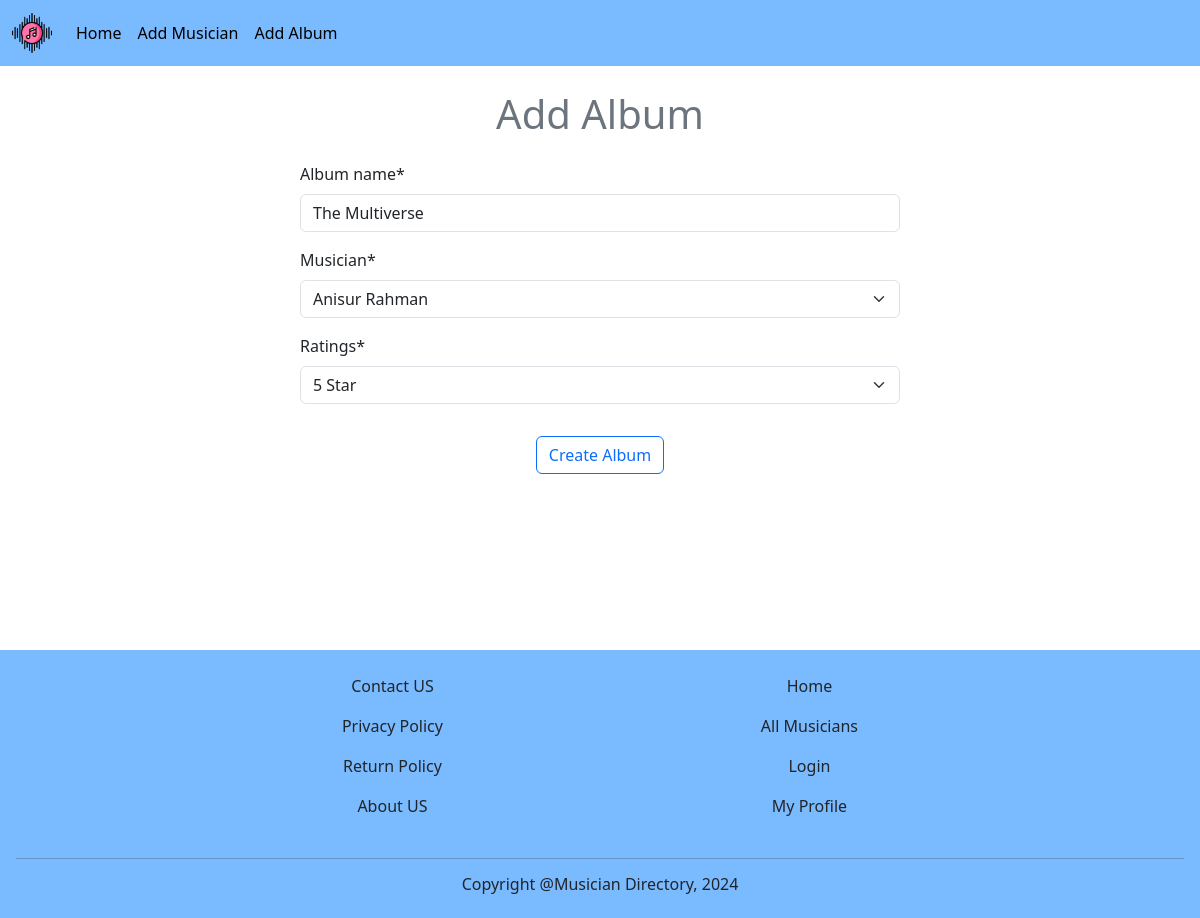
The app's page /album/edit/5 with its own data.
### album/models.py (models this page shows, shortened)
class AlbumModel(models.Model):
    album_name = models.CharField(max_length=40)
    musician = models.ForeignKey(MusicianModel, on_delete=models.CASCADE)
    RATINGS = [('1', '1 Star'), ('2', '2 Star'), ('3', '3 Star'), ('4', '4 Star'), ('5', '5 Star')]
    ratings = models.CharField(max_length=6, choices=RATINGS)
    release_date = models.DateField()

### album/views.py (the view)
# urls.py: path('edit/<int:id>', views.edit_album, name = 'edit_album'),
def edit_album(request, id):
    alb = AlbumModel.objects.get(pk=id)
    form = AlbumForm(instance=alb)
    if request.method == 'POST':
        form = AlbumForm(request.POST, instance=alb)
        if form.is_valid():
            form.save()
            return redirect('home')
    return render(request, 'album/add_album.html', {'form' : form})

### album/forms.py
class AlbumForm(forms.ModelForm):
    class Meta:
        model = AlbumModel
        exclude = ['release_date']

### musician/models.py (called while the page is built)
    def __str__(self):
        return f"{self.first_name} {self.last_name}"

### album/templates/album/add_album.html (shortened to what this page needs)
{% extends "base.html" %}
{% load crispy_forms_tags %}
{% block content %}
<h1 class="text-center text-secondary m-4">Add Album</h1>
<form method="post" style="width: 50%; margin: auto;">
    {{ form | crispy }}
    <div class="d-flex justify-content-center p-3">
        <input type="submit" value="Create Album" class="btn btn-outline-primary">
    </div>
</form>
{% endblock content %}

### records on screen
AlbumModel: album_name "The Multiverse", musician "Anisur Rahman", ratings "5 Star"
